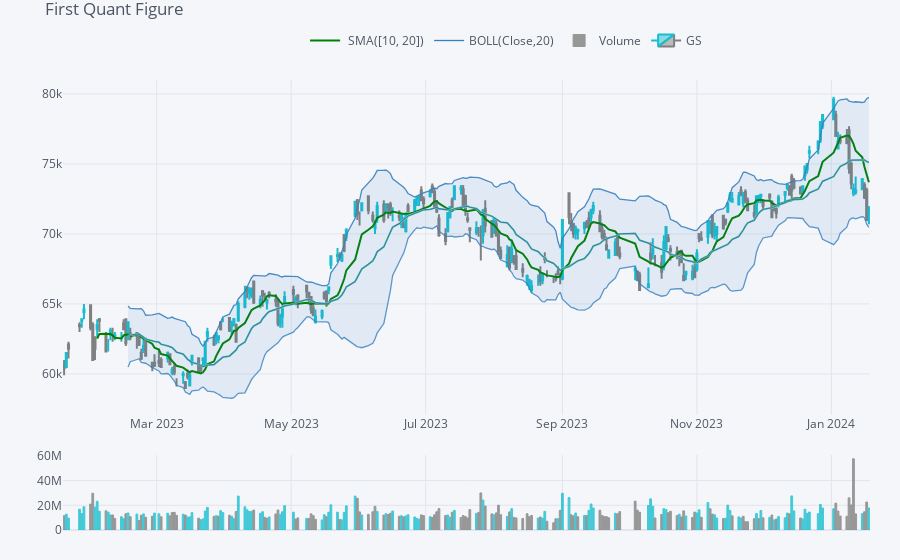

Write notebook code for a chart like this one.
### Code cell
qf=cf.QuantFig(single_stock, title='First Quant Figure', legend='top', name='GS')
qf.add_sma([10,20], width=2, color=['green','lightgreen'], legendgroup=True) # 10일, 20일 이동평균 추가(초록색 선)
qf.add_bollinger_bands() #주가 변동성 시각화(하늘색 영역)
qf.add_volume() # 거래량 시각화(막대그래프)
qf.iplot()

### Figure 1 — Plotly figure (JSON) as saved in the notebook; plotly's stock layout.template omitted (floating-point values rounded to 4 significant figures; data arrays with more than 128 entries replaced by an {"elided": "..."} marker saying what was removed)
{"data": [{"legendgroup": " SMA([10, 20])", "line": {"color": "rgba(0, 128, 0, 1.0)", "dash": "solid", "shape": "linear", "width": 2}, "mode": "lines", "name": " SMA([10, 20])", "showlegend": true, "text": "", "type": "scatter", "x": {"elided": "246 str values"}, "y": {"elided": "246 mixed values"}, "yaxis": "y2"}, {"legendgroup": " SMA([10, 20])", "line": {"color": "rgba(144, 238, 144, 1.0)", "dash": "solid", "shape": "linear", "width": 2}, "mode": "lines", "name": " SMA(20)", "showlegend": false, "text": "", "type": "scatter", "x": {"elided": "246 str values"}, "y": {"elided": "246 mixed values"}, "yaxis": "y2"}, {"legendgroup": "BOLL(Close,20)", "line": {"color": "rgba(55, 128, 191, 1.0)", "dash": "solid", "shape": "linear", "width": 1.3}, "mode": "lines", "name": "BOLL(Close,20)", "showlegend": true, "text": "", "type": "scatter", "x": {"elided": "246 str values"}, "y": {"elided": "246 mixed values"}, "yaxis": "y2"}, {"legendgroup": "BOLL(Close,20)", "line": {"color": "rgba(55, 128, 191, 0.8999999999999999)", "dash": "solid", "shape": "linear", "width": 1.3}, "mode": "lines", "name": "UPPER(Close,20)", "showlegend": false, "text": "", "type": "scatter", "x": {"elided": "246 str values"}, "y": {"elided": "246 mixed values"}, "yaxis": "y2"}, {"fill": "tonexty", "fillcolor": "rgba(55, 128, 191, 0.1)", "legendgroup": "BOLL(Close,20)", "line": {"color": "rgba(55, 128, 191, 0.7999999999999998)", "dash": "solid", "shape": "linear", "width": 1.3}, "mode": "lines", "name": "LOWER(Close,20)", "showlegend": false, "text": "", "type": "scatter", "x": {"elided": "246 str values"}, "y": {"elided": "246 mixed values"}, "yaxis": "y2"}, {"marker": {"color": {"elided": "246 str values"}, "line": {"color": {"elided": "246 str values"}, "width": 1}}, "name": "Volume", "opacity": 0.8, "orientation": "v", "text": "", "type": "bar", "x": {"elided": "246 str values"}, "y": {"elided": "246 int values"}, "yaxis": "y3"}, {"close": {"elided": "246 int values"}, "decreasing": {"line": {"color": "#808080"}}, "high": {"elided": "246 int values"}, "increasing": {"line": {"color": "#17BECF"}}, "low": {"elided": "246 int values"}, "name": "GS", "open": {"elided": "246 int values"}, "showlegend": true, "type": "candlestick", "x": {"elided": "246 str values"}, "yaxis": "y2"}], "layout": {"legend": {"bgcolor": "#F5F6F9", "font": {"color": "#4D5663"}, "orientation": "h", "x": 0.3, "y": 0.95, "yanchor": "bottom"}, "margin": {"b": 30, "l": 30, "r": 30, "t": 30}, "paper_bgcolor": "#F5F6F9", "plot_bgcolor": "#F5F6F9", "showlegend": true, "title": {"font": {"color": "#4D5663"}, "text": "First Quant Figure"}, "xaxis": {"anchor": "y2", "gridcolor": "#E1E5ED", "rangeselector": {"bgcolor": "rgba(150, 200, 250, 1)", "buttons": [{"count": 1, "label": "1m", "step": "month", "stepmode": "backward"}, {"count": 1, "label": "1y", "step": "year", "stepmode": "backward"}], "font": {"size": 13}, "visible": false, "x": 0, "y": 0.9}, "rangeslider": {"visible": false}, "showgrid": true, "tickfont": {"color": "#4D5663"}, "title": {"font": {"color": "#4D5663"}, "text": ""}, "zerolinecolor": "#E1E5ED"}, "yaxis": {"gridcolor": "#E1E5ED", "showgrid": true, "showticklabels": false, "tickfont": {"color": "#4D5663"}, "title": {"font": {"color": "#4D5663"}, "text": ""}, "zerolinecolor": "#E1E5ED"}, "yaxis2": {"domain": [0.23, 0.9], "gridcolor": "#E1E5ED", "showgrid": true, "tickfont": {"color": "#4D5663"}, "title": {"font": {"color": "#4D5663"}, "text": ""}, "zerolinecolor": "#E1E5ED"}, "yaxis3": {"domain": [0, 0.15], "gridcolor": "#E1E5ED", "showgrid": true, "tickfont": {"color": "#4D5663"}, "title": {"font": {"color": "#4D5663"}, "text": ""}, "zerolinecolor": "#E1E5ED"}}}
